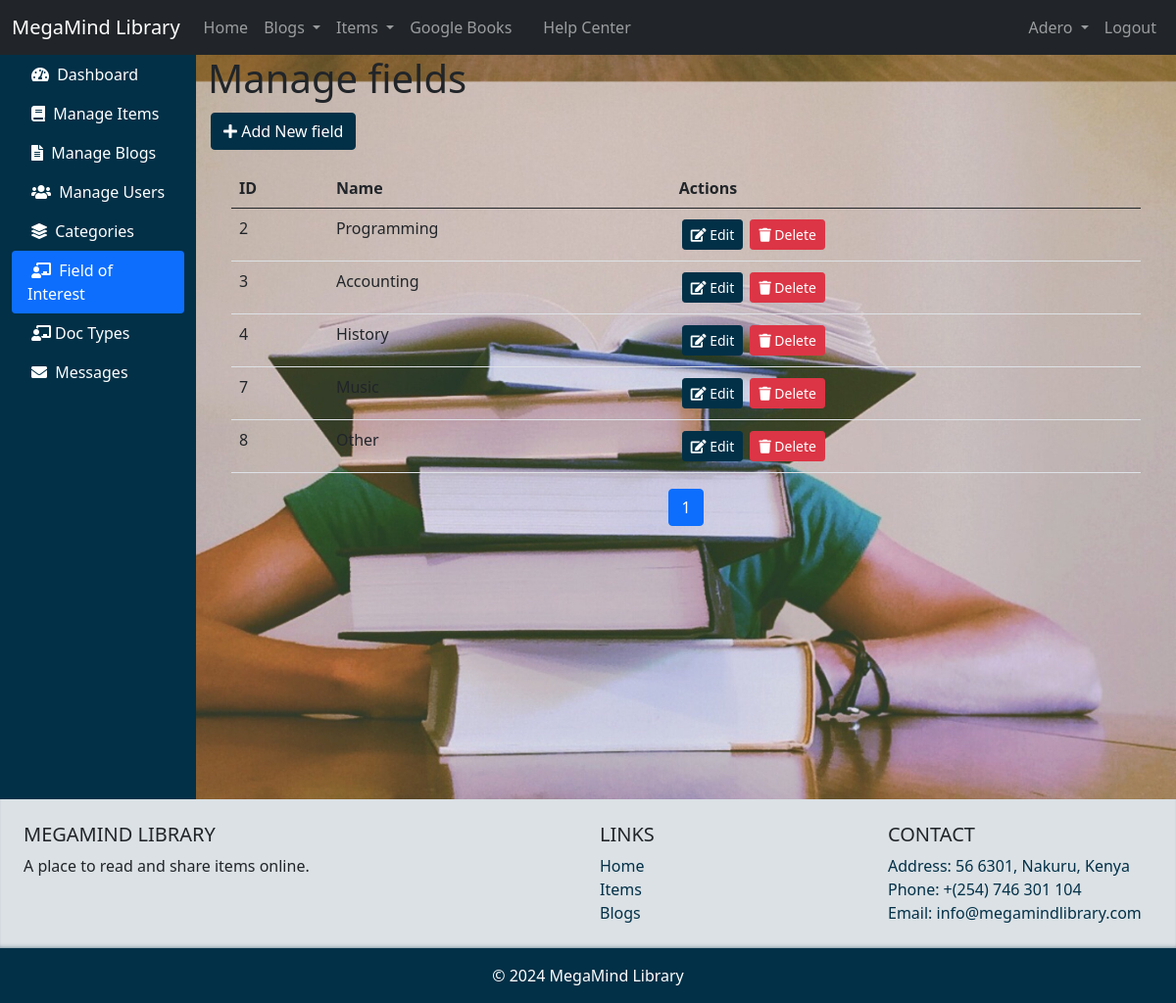
Page /Admin/admin_dashboard.php?tab=fields (signed in) on the committed database.
### tables this page shows
CREATE TABLE `fields` (
  `id` int(15) NOT NULL,
  `field_name` varchar(255) NOT NULL
);

### inc/functions.php (called while the page is built, shortened)
<?php
include "config.php";
function getTotalFields()
{
    global $conn;
    $result = mysqli_query($conn, "SELECT COUNT(*) FROM fields");
    $row = mysqli_fetch_array($result);
    return $row[0];
}
function getFieldsByPage($offset, $limit)
{
    global $conn;
    $result = mysqli_query($conn, "SELECT * FROM fields ORDER BY id ASC LIMIT $offset, $limit");
    $rows = array();
    while ($row = mysqli_fetch_assoc($result)) {
        $rows[] = $row;
    }
    return $rows;
}

### Admin/manage_fields.php (the view, shortened to what this page needs)
<?php
$records_per_page = 6;
$current_page = isset($_GET['page']) ? $_GET['page'] : 1;
$offset = ($current_page - 1) * $records_per_page;
$total_fields = getTotalFields();
$total_pages = ceil($total_fields / $records_per_page);
$fields = getFieldsByPage($offset, $records_per_page);
?>
<h1>Manage fields</h1>
<div class="mb-3">
    <a href="./field_upload.php" class="btn btn-primary"><i class="fas fa-plus"></i> Add New field</a>
</div>
<div class="container" style="min-height: 50vh;">
    <table class="table table-hover">
        <thead>
            <tr>
                <th>ID</th>
                <th>Name</th>
                <th>Actions</th>
            </tr>
        </thead>
        <tbody>
            <?php foreach ($fields as $field) { ?>
                <tr>
                    <td><?php echo $field['id']; ?></td>
                    <td><?php echo $field['field_name']; ?></td>
                    <td>
                        <a href="edit_field.php?id=<?php echo $field['id']; ?>" class="btn btn-sm btn-primary"><i class="fas fa-edit"></i> Edit</a>
                        <a href="delete_field.php?id=<?php echo $field['id']; ?>" class="btn btn-sm btn-danger"><i class="fas fa-trash"></i> Delete</a>
                    </td>
                </tr>
            <?php } ?>
        </tbody>
    </table>
    <nav aria-label="Page navigation">
        <ul class="pagination justify-content-center">
            <?php for ($i = 1; $i <= $total_pages; $i++) { ?>
                <li class="page-item <?php echo $current_page == $i ? 'active' : ''; ?>"><a class="page-link" href="?tab=fields&page=<?php echo $i; ?>"><?php echo $i; ?></a></li>
            <?php } ?>
        </ul>
    </nav>
</div>

### css/style.css (style rules this page uses)
body::before { content: ""; position: fixed; top: 0; right: 0; bottom: 0; left: 0; z-index: -1; background-image: url(./images/item_images/item-2.jpg); background-size: 100%; background-position: center center; background-attachment: fixed; opacity: 1; }
body { background-color: #f7f7f7; }
.btn-primary { background-color: #023047; border-color: #023047; margin: 3px; }

### rows in the picture
fields: id "2", field_name "Programming"
fields: id "3", field_name "Accounting"
fields: id "4", field_name "History"
fields: id "7", field_name "Music"
fields: id "8", field_name "Other"

### other values in the picture
$_SESSION["username"] "Adero"
